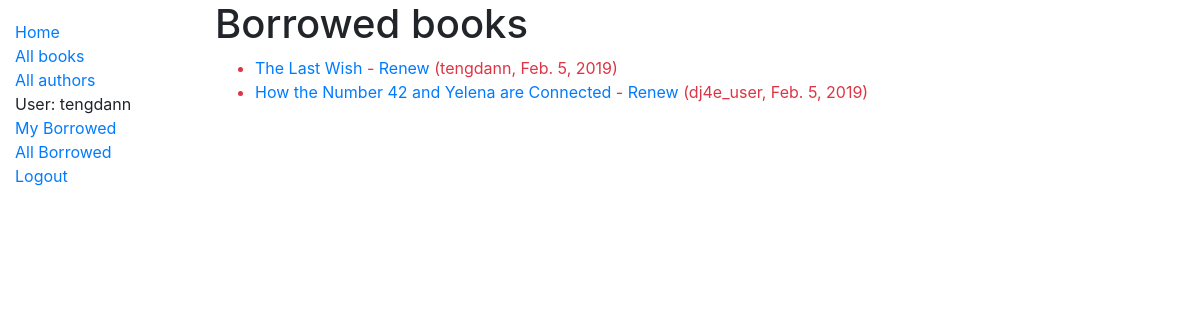
The app's page /catalog/borrowed/ (signed in), older data.
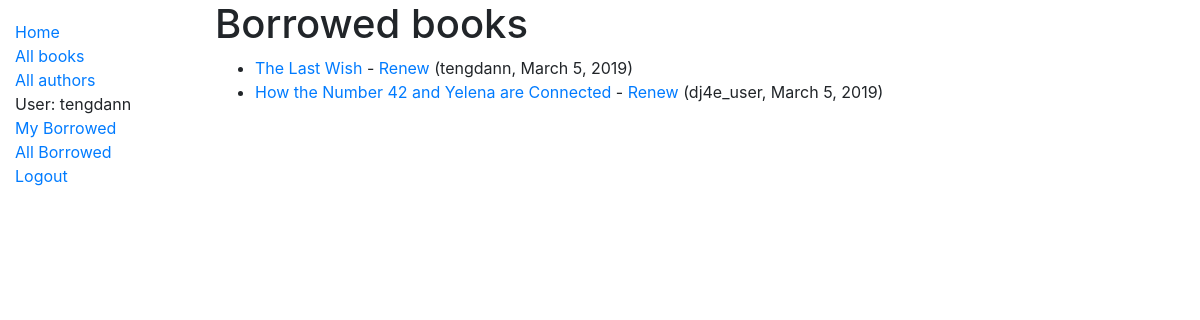
The same page, newer data.
### catalog/models.py (models this page shows, shortened)
class BookInstance(models.Model):
    id = models.UUIDField(primary_key=True, default=uuid.uuid4, help_text='Unique ID for this particular book across whole library')
    book = models.ForeignKey('Book', on_delete=models.SET_NULL, null=True)
    imprint = models.CharField(max_length=200)
    due_back = models.DateField(null=True, blank=True)
    borrower = models.ForeignKey(User, on_delete=models.SET_NULL, null=True, blank=True)
    @property
    def is_overdue(self):
        if self.due_back and date.today() > self.due_back:
            return True
        return False
    LOAN_STATUS = (
        ('m', 'Maintenance'),
        ('o', 'On loan'),
        ('a', 'Available'),
        ('r', 'Reserved'),
    )
    status = models.CharField(
        max_length=1,
        choices=LOAN_STATUS,
        blank=True,
        default='m',
        help_text='Book availability',
    )
    class Meta:
        ordering = ['due_back']
        permissions = (("can_mark_returned", "Set book as returned"), )

class Book(models.Model):
    title = models.CharField(max_length=200)
    author = models.ForeignKey('Author', on_delete=models.SET_NULL, null=True)
    summary = models.TextField(max_length=1000, help_text='Enter a brief description of the book')
    isbn = models.CharField('ISBN', max_length=13, help_text='13 Character <a href="https://www.isbn-international.org/content/what-isbn">ISBN number</a>')
    genre = models.ManyToManyField(Genre, help_text='Select a genre for this book')
    def display_genre(self):
        """Create a string for the Genre. This is required to display genre in Admin."""
        return ', '.join(genre.name for genre in self.genre.all()[:3])
    display_genre.short_description = 'Genre'

### catalog/views.py (the view)
# urls.py: path('borrowed/', views.LoanedBooksListView.as_view(), name = 'all-borrowed')
class LoanedBooksListView(PermissionRequiredMixin, generic.ListView):
    model = BookInstance
    permission_required = 'catalog.can_mark_returned'
    template_name = 'catalog/bookinstance_list_borrowed_all.html'
    paginate_by = 10
    def get_queryset(self):
        return BookInstance.objects.filter(status__exact = 'o').order_by('due_back')

### catalog/templates/catalog/bookinstance_list_borrowed_all.html
{% extends "base_generic.html" %}
{% block content %}
    <h1>Borrowed books</h1>
    {% if bookinstance_list %}
    <ul>
    {% for bookinst in bookinstance_list %}
    <li class="{% if bookinst.is_overdue %}text-danger{% endif %}">
        <a href="{% url 'book-detail' bookinst.book.pk %}">{{bookinst.book.title}}</a>
        {% if perms.catalog.can_mark_returned %}
            - <a href="{% url 'renew-book-librarian' bookinst.id %}">Renew</a>
        {% endif %}
        ({{bookinst.borrower}}, {{ bookinst.due_back }})
    </li>
    {% endfor %}
    </ul>
    {% else %}
    <p>There are no books borrowed.</p>
    {% endif %}
{% endblock %}

### catalog/templates/base_generic.html (shortened to what this page needs)
<!DOCTYPE html>
<html lang="en">
<head>
    <link rel="stylesheet" href="https://stackpath.bootstrapcdn.com/bootstrap/4.1.3/css/bootstrap.min.css">
    {% load static %}
    <link rel="stylesheet" href="{% static 'css/styles.css' %}">
</head>
<body>
    <div class="container-fluid">
        <div class="row">
            <div class="col-sm-2">
                {% block sidebar %}
                    <ul class="sidebar-nav">
                        <li><a href="{% url 'index' %}">Home</a></li>
                        <li><a href="{% url 'books' %}">All books</a></li>
                        <li><a href="{% url 'authors' %}">All authors</a></li>
                        {% if user.is_authenticated %}
                            <li>User: {{ user.get_username }}</li>
                            <li><a href="{% url 'my-borrowed' %}">My Borrowed</a></li>
                            {% if perms.catalog.can_mark_returned %}
                                <li><a href="{% url 'all-borrowed'%}">All Borrowed</a></li>
                            {% endif %}
                            <li><a href="{% url 'logout'%}?next={{request.path}}">Logout</a></li>
                        {% else %}
                            <li><a href="{% url 'login'%}?next={{request.path}}">Login</a></li>
                        {% endif %}
                    </ul>
                {% endblock %}
            </div>
        <div class="col-sm-10 ">{% block content %}{% endblock %}
            </div>
        </div>
    </div>
</body>
</html>

### catalog/static/css/styles.css (style rules this page uses)
.sidebar-nav { margin-top: 20px; padding: 0; list-style: none; }

Row changes from the older to the newer data that the page shows:
changed BookInstance "The Last Wish": due_back "Feb. 5, 2019" → "March 5, 2019"
changed BookInstance "How the Number 42 and Yelena are Connected": due_back "Feb. 5, 2019" → "March 5, 2019"
